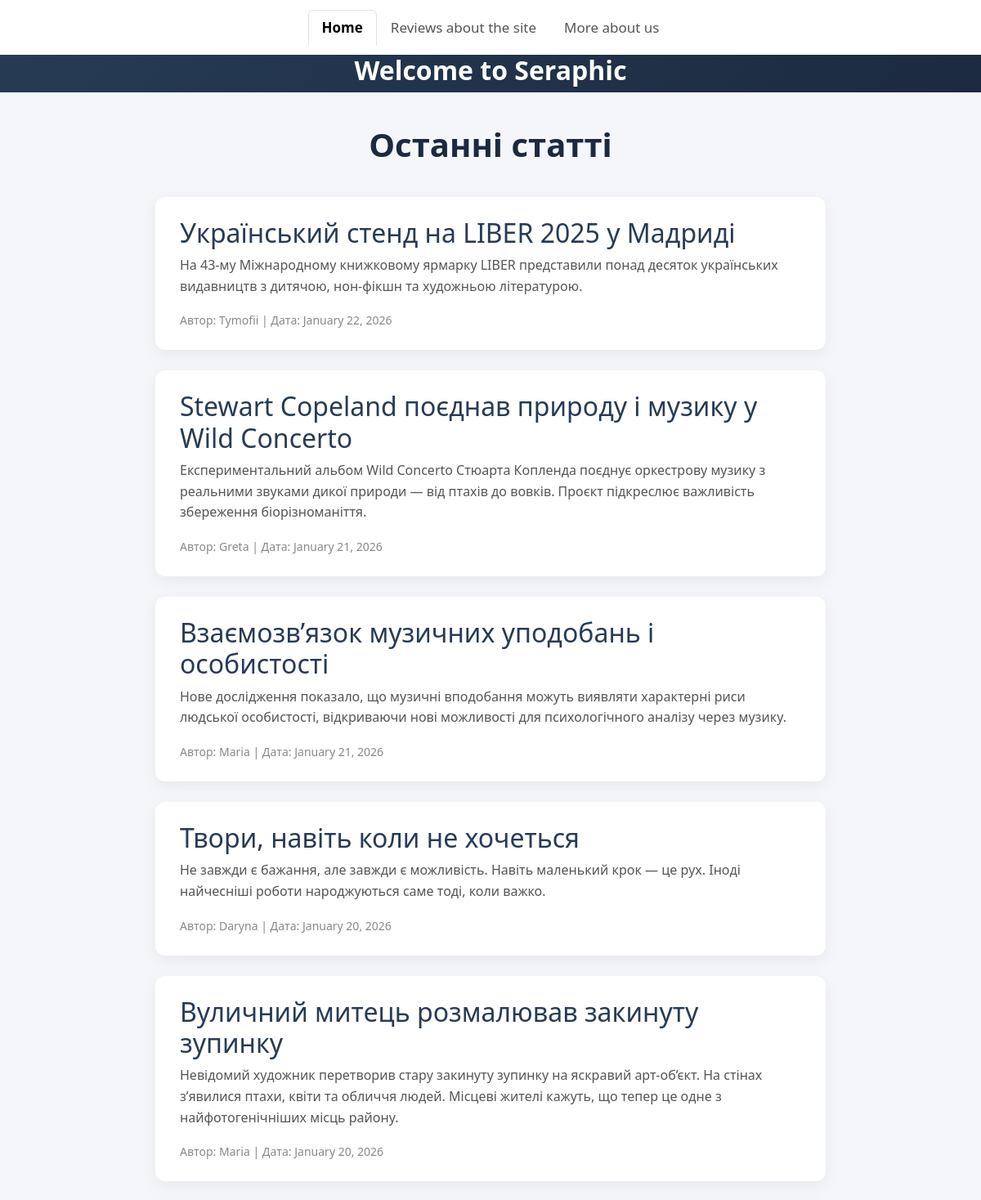
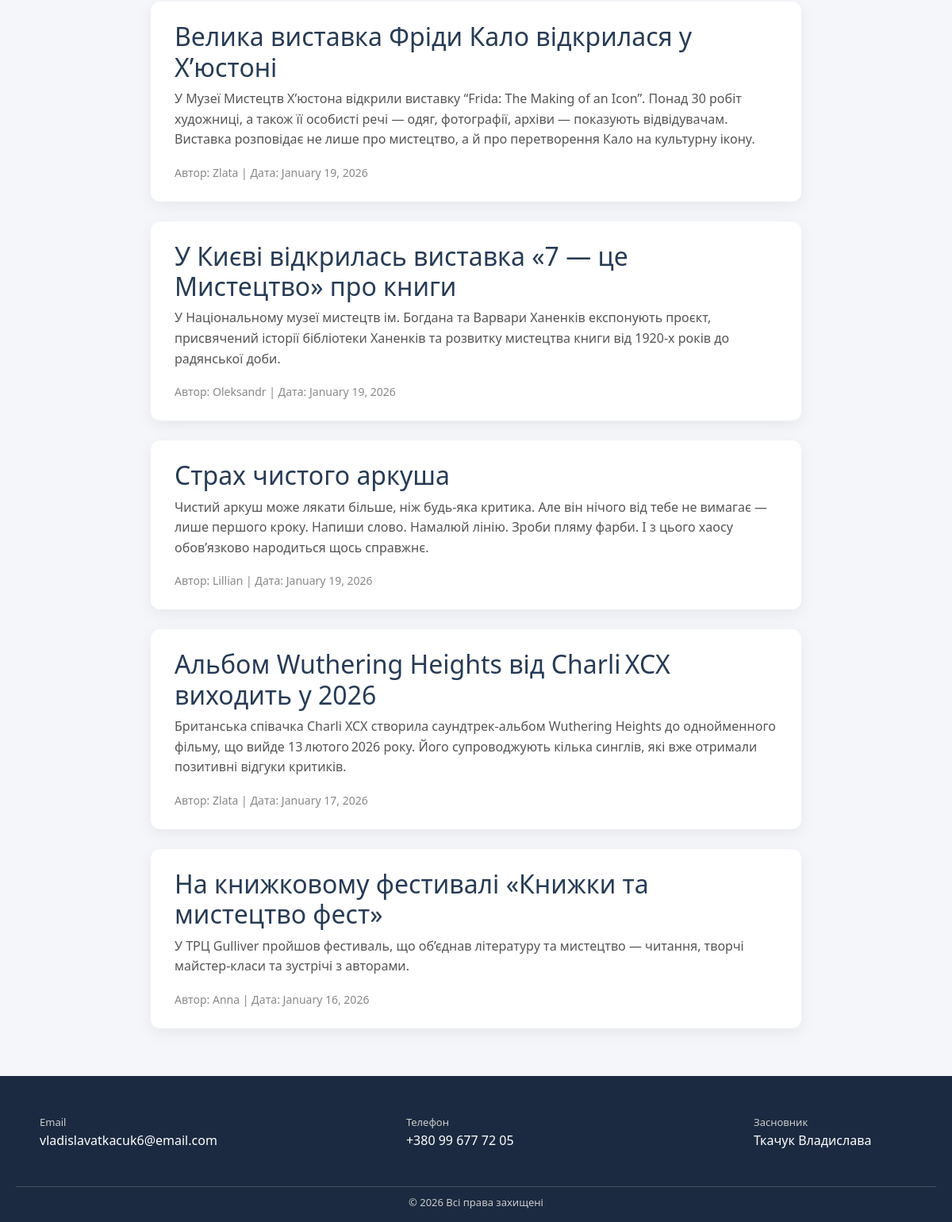
The page / on the database its author committed (2 pictures, top to bottom).
### seraphic/models.py (models this page shows, shortened)
class Post(models.Model):
    title = models.CharField(max_length=250)
    content = models.TextField()
    author = models.ForeignKey(User, on_delete=models.CASCADE)
    date_posted = models.DateTimeField(default=timezone.now)

### seraphic/views.py (the view)
# urls.py: 2. Add a URL to urlpatterns:  path('', views.home, name='home')
def home(request):
    all_posts = Post.objects.all().order_by('-date_posted')
    context = {
        'posts': all_posts
    }
    return render(request, 'seraphic/home.html', context)

### seraphic/templates/seraphic/home.html (shortened to what this page needs)
<!doctype html>
<html lang="en">
  <head>
    <link href="https://cdn.jsdelivr.net/npm/bootstrap@5.3.8/dist/css/bootstrap.min.css" rel="stylesheet">
  </head>
  <body>
    <ul class="nav nav-tabs justify-content-center">
      <li class="nav-item">
        <a class="nav-link active" aria-current="page" href="#">Home</a>
      </li>
      <li class="nav-item">
        <a class="nav-link" href="{% url 'reviews' %}">Reviews about the site</a>
      </li>
      <li class="nav-item">
        <a class="nav-link" href="{% url 'about' %}">More about us</a>
      </li>
    </ul>
<div class="banner-small d-flex justify-content-center align-items-center text-white text-center">
    <h2 class="fw-bold">Welcome to Seraphic</h2>
</div>
<div class="main-content">
  <div class="posts-wrapper">
    <h1>Останні статті</h1>
    {% for post in posts %}
      <article>
        <h2>{{ post.title }}</h2>
        <p>{{ post.content }}</p>
        <small>
          Автор: {{ post.author.username }} |
          Дата: {{ post.date_posted|date:"F d, Y" }}
        </small>
      </article>
    {% empty %}
      <p style="text-align:center;">Наразі статтей немає.</p>
    {% endfor %}
  </div>
</div>
  </body>
<footer class="site-footer">
  <div class="footer-content">
    <div class="footer-item">
      <label>Email</label>
      <p>vladislavatkacuk6@email.com</p>
    </div>
    <div class="footer-item">
      <label>Телефон</label>
      <p>+380 99 677 72 05</p>
    </div>
    <div class="footer-item">
      <label>Засновник</label>
      <p>Ткачук Владислава</p>
    </div>
  </div>
  <div class="footer-bottom">
    © 2026 Всі права захищені
  </div>
</footer>
</html>

### seraphic/templates/seraphic/home.html (style rules this page uses)
html, body { height: 100%; margin: 0; }
body { background: #f4f6f9; font-family: 'Segoe UI', Arial, sans-serif; display: flex; flex-direction: column; }
.nav-tabs { background: #ffffff; padding: 12px 20px; box-shadow: 0 2px 10px rgba(0,0,0,0.08); border-bottom: none; }
.nav-link { font-size: 17px; color: #555; }
.nav-link.active { color: #0d6efd; font-weight: 600; }
.banner-small { height: 120px; background: linear-gradient(135deg, #273b55, #1b2a40); color: #ffffff; margin-bottom: 40px; }
.main-content { flex: 1; }
.posts-wrapper { max-width: 850px; margin: 0 auto 60px; padding: 0 15px; }
.posts-wrapper h1 { text-align: center; margin-bottom: 40px; font-weight: 600; color: #1b2a40; }
article { background: #ffffff; padding: 25px 30px; margin-bottom: 25px; border-radius: 12px; box-shadow: 0 6px 20px rgba(0,0,0,0.06); transition: transform 0.2s ease, box-shadow 0.2s ease; }
article h2 { margin-top: 0; color: #273b55; }
article p { color: #555; line-height: 1.6; }
article small { color: #888; }
.site-footer { background-color: #1b2a40; color: #ffffff; padding: 35px 20px 15px; }
.footer-content { display: flex; justify-content: space-between; flex-wrap: wrap; max-width: 1100px; margin: 0 auto; }
.footer-item { margin: 10px 0; min-width: 200px; }
.footer-item label { font-size: 13px; color: #cccccc; }
.footer-bottom { border-top: 1px solid rgba(255,255,255,0.2); margin-top: 20px; padding-top: 10px; text-align: center; font-size: 13px; color: #cccccc; }

### rows shown on the page
Post: title "Український стенд на LIBER 2025 у Мадриді", content "На 43‑му Міжнародному книжковому ярмарку LIBER представили понад десяток українських видавництв з дитячою, нон‑фікшн та художньою літературою.", author.username "Tymofii", date_posted "January 22, 2026"
Post: title "Stewart Copeland поєднав природу і музику у Wild Concerto", content "Експериментальний альбом Wild Concerto Стюарта Копленда поєднує оркестрову музику з реальними звуками дикої природи — від птахів до вовків. Проєкт підкреслює важливість збереження біорізноманіття.", author.username "Greta", date_posted "January 21, 2026"
Post: title "Взаємозв’язок музичних уподобань і особистості", content "Нове дослідження показало, що музичні вподобання можуть виявляти характерні риси людської особистості, відкриваючи нові можливості для психологічного аналізу через музику.", author.username "Maria", date_posted "January 21, 2026"
Post: title "Твори, навіть коли не хочеться", content "Не завжди є бажання, але завжди є можливість. Навіть маленький крок — це рух. Іноді найчесніші роботи народжуються саме тоді, коли важко.", author.username "Daryna", date_posted "January 20, 2026"
Post: title "Вуличний митець розмалював закинуту зупинку", content "Невідомий художник перетворив стару закинуту зупинку на яскравий арт-об’єкт. На стінах з’явилися птахи, квіти та обличчя людей. Місцеві жителі кажуть, що тепер це одне з найфотогенічніших місць району.", author.username "Maria", date_posted "January 20, 2026"
Post: title "Велика виставка Фріди Кало відкрилася у Х’юстоні", content "У Музеї Мистецтв Х’юстона відкрили виставку “Frida: The Making of an Icon”. Понад 30 робіт художниці, а також її особисті речі — одяг, фотографії, архіви — показують відвідувачам. Виставка розповідає не лише про мистецтво, а й про перетворення Кало на культурну ікону.", author.username "Zlata", date_posted "January 19, 2026"
Post: title "У Києві відкрилась виставка «7 — це Мистецтво» про книги", content "У Національному музеї мистецтв ім. Богдана та Варвари Ханенків експонують проєкт, присвячений історії бібліотеки Ханенків та розвитку мистецтва книги від 1920-х років до радянської доби.", author.username "Oleksandr", date_posted "January 19, 2026"
Post: title "Страх чистого аркуша", content "Чистий аркуш може лякати більше, ніж будь-яка критика. Але він нічого від тебе не вимагає — лише першого кроку. Напиши слово. Намалюй лінію. Зроби пляму фарби. І з цього хаосу обов’язково народиться щось справжнє.", author.username "Lillian", date_posted "January 19, 2026"
Post: title "Альбом Wuthering Heights від Charli XCX виходить у 2026", content "Британська співачка Charli XCX створила саундтрек‑альбом Wuthering Heights до однойменного фільму, що вийде 13 лютого 2026 року. Його супроводжують кілька синглів, які вже отримали позитивні відгуки критиків.", author.username "Zlata", date_posted "January 17, 2026"
Post: title "На книжковому фестивалі «Книжки та мистецтво фест»", content "У ТРЦ Gulliver пройшов фестиваль, що об’єднав літературу та мистецтво — читання, творчі майстер-класи та зустрічі з авторами.", author.username "Anna", date_posted "January 16, 2026"
